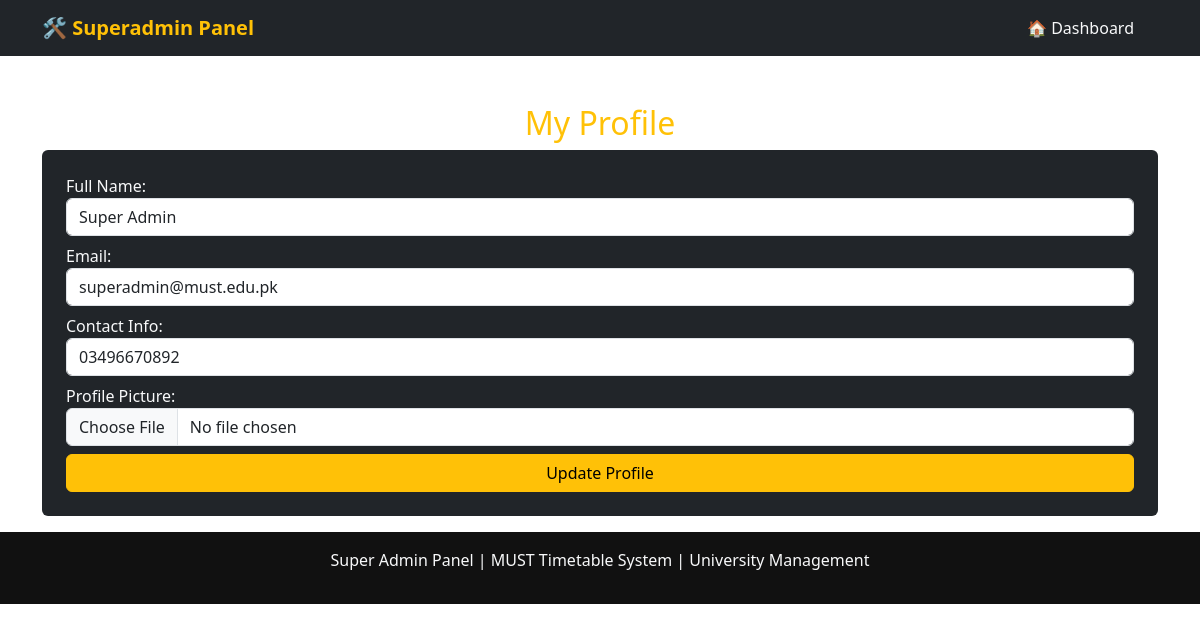
The app's page /views/superadmin/profile.php (signed in) with its own data.
### tables this page shows
CREATE TABLE `users` (
  `id` int(11) NOT NULL,
  `name` varchar(255) NOT NULL,
  `email` varchar(255) NOT NULL,
  `password` varchar(255) NOT NULL,
  `role` enum('superadmin','admin','teacher','student') NOT NULL,
  `contact` varchar(255) DEFAULT NULL,
  `profile_pic` varchar(255) DEFAULT 'default-avatar.jpg',
  `created_at` timestamp NOT NULL DEFAULT CURRENT_TIMESTAMP,
  `contact_number` varchar(15) DEFAULT NULL,
  `specialty` varchar(255) DEFAULT NULL,
  `department_id` int(11) DEFAULT NULL,
  `is_active` tinyint(1) DEFAULT '1',
  `roll_no` varchar(20) DEFAULT NULL
);

### views/superadmin/profile.php (the view, shortened to what this page needs)
<?php include '../../components/superadmin-header.php'; ?>
<?php include '../../config/database.php'; ?>
<?php
$user_id = $_SESSION['user_id'];
$stmt = $conn->prepare("SELECT * FROM users WHERE id = ?");
$stmt->execute([$user_id]);
$user = $stmt->fetch(PDO::FETCH_ASSOC);
?>
<div class="container mt-5">
    <h2 class="text-center text-warning">My Profile</h2>
    <form method="POST" action="../../logic/update-profile.php" enctype="multipart/form-data" class="bg-dark p-4 rounded text-light">
        <label>Full Name:</label>
        <input type="text" name="name" value="<?php echo $user['name']; ?>" class="form-control mb-2" required>
        <label>Email:</label>
        <input type="email" name="email" value="<?php echo $user['email']; ?>" class="form-control mb-2" readonly>
        <label>Contact Info:</label>
        <input type="text" name="contact" value="<?php echo $user['contact']; ?>" class="form-control mb-2">
        <label>Profile Picture:</label>
        <input type="file" name="profile_pic" class="form-control mb-2">
        <button type="submit" class="btn btn-warning w-100">Update Profile</button>
    </form>
</div>
<?php include '../../components/superadmin-footer.php'; ?>

### records on screen
users: name "Super Admin", email "superadmin@must.edu.pk", contact "03496670892"
